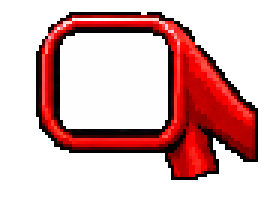
#> input picture tools/ref/f40_old_mirror.png, 90 x 66 px (shown 3 times larger)
$ python bg_panorama.py f40_old_mirror.png f40_old_mirror.png 5
#> lines starting #> are read from the running program, lines starting #| are printed output that depends on the picture
"""Fundo panorâmico (relevo do horizonte) desenhado pelo Victor no gerador de imagens, em pixel art
ampliada sobre magenta chapado (#FF00FF), virando a faixa nativa do jogo (bgart.ts: 1024 x 64).
- acha a grade da arte (período dos blocos em x e y, como regrid.py) e pega a cor do miolo de cada bloco
- a arte emenda nas laterais: é repetida em x (uma cópia sim, outra espelhada, para as mesmas árvores
  não aparecerem em fila) e reamostrada para caber exatamente em 1024 colunas
  (a diferença de período fica espalhada: no máximo um bloco pulado a cada ~40, sem borrão)
- o magenta vira transparente; o relevo fica encostado embaixo da faixa de 64 linhas
- MESA_ONLY=1 (mesetas): o verde da frente (morros e copas) sai; abaixo do relevo azul cada coluna
  continua com o azul mais escuro dela até o pé da faixa (as camadas da frente cobrem o resto)
Uso: python3 tools/ref/bg_panorama.py <arte.png> <saida.png> [repeticoes=6]
"""
import os
import sys

import cv2
import numpy as np
from PIL import Image

sys.path.insert(0, os.path.dirname(__file__))
from regrid import period_phase  # noqa: E402

W, H = 1024, 64


def main():
    src, out = sys.argv[1], sys.argv[2]
    reps = int(sys.argv[3]) if len(sys.argv) > 3 else 6
    a = np.array(Image.open(src).convert('RGB')).astype(int)
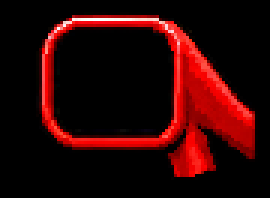
#> a: shape (66, 90, 3) int64 (shown 3 times larger); mean R, G, B 45.3, 4.6, 4.2
    mag = (a[..., 0] > 170) & (a[..., 1] < 110) & (a[..., 2] > 170)
#> mag: shape (66, 90) bool; every value is 0
    g = cv2.cvtColor(a.astype(np.uint8), cv2.COLOR_RGB2GRAY).astype(float)
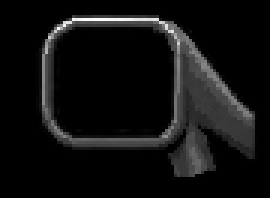
#> g: shape (66, 90) float64 (shown 3 times larger); min 0, max 254, mean 16.7
    top = int(np.where((~mag).any(1))[0].min())
#> top = 0
    # grade: período pelas bordas verticais (colunas), o mesmo nas linhas (pixel quadrado); só a fase
    # das linhas é procurada (a detecção solta nas linhas errava em artes com muitas faixas horizontais)
    px0 = float(os.environ.get('PIX', a.shape[1] * reps / W))  # tamanho do pixel do desenho (as artes do gerador vêm com ~12-13 px)
#> px0 = 0.439
    py = px0
#> py = 0.439
    ey = np.abs(np.diff(g, axis=0))[top:].sum(1)
#> ey = 65 values, max 5944 at index 6, min 0 at index 0, mean 605.1
    ey = ey - ey.mean()
#> ey = 65 values, max 5338.9 at index 6, min -605.1 at index 0, mean 3.85e-14
    k = np.arange(len(ey))
#> k = 65 values from 0 to 64
    phy = (-np.angle((ey * np.exp(2j * np.pi * k / py)).sum()) / (2 * np.pi) * py) % py + top
#> phy = 0.244
    hh, ww = a.shape[:2]
#> hh = 66; ww = 90
    rows = []
    y = phy + py / 2
#> y = 0.463
    while y - py / 2 < hh:
        if y >= top - py and y < hh:
            rows.append(y)
        y += py
#> this loop made 150 passes
#> y on passes 1 to 12: 0.903, 1.34, 1.78, 2.22, 2.66, 3.1, 3.54, 3.98, 4.42, 4.86, 5.3, 5.74
#> after the loop, rows = 150 values from 0.463 to 65.94; y = 66.38
    px = px0  # um pixel do desenho por coluna; a faixa de 1024 vai e volta pela arte (espelhada)
#> px = 0.439
    o = np.zeros((H, W, 4), np.uint8)
    r = max(1, int(min(px, py) * 0.22))
#> r = 1
    y0 = H - len(rows)
#> y0 = -86
    for j, cy in enumerate(rows):
        yy = int(round(cy))
        for i in range(W):
            t = ((i + 0.5) * px) % (2 * ww)
            cx = int(t if t < ww else 2 * ww - 1 - t)  # repetições alternadas espelhadas: menos repetição à vista
            ys, xs = slice(max(0, yy - r), min(hh, yy + r + 1)), np.arange(cx - r, cx + r + 1) % ww
            blk = a[ys][:, xs].reshape(-1, 3)
            m = mag[ys][:, xs].reshape(-1)
            if m.mean() > 0.5:
                continue
            c = np.median(blk[~m], axis=0)
            if 0 <= y0 + j < H:
                o[y0 + j, i] = [*c.astype(np.uint8), 255]
#> this loop made 150 passes
#> (cy, yy) on passes 1 to 12: (0.463, 0), (0.903, 1), (1.34, 1), (1.78, 2), (2.22, 2), (2.66, 3), (3.1, 3), (3.54, 4), (3.98, 4), (4.42, 4), (4.86, 5), (5.3, 5)
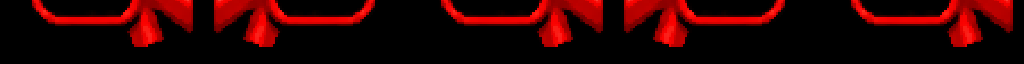
#> o: shape (64, 1024, 4); mean R, G, B, A 44.1, 0.7, 0.5, 255
    if os.environ.get('MESA_ONLY'):
        rgb = o[..., :3].astype(int)
        green = (o[..., 3] > 0) & (rgb[..., 1] > rgb[..., 2] - 20)
        g0 = np.array([np.where(green[:, i])[0].min() if green[:, i].any() else H for i in range(W)])
        # pé das mesetas: um azul só (o mais escuro da base), em faixas horizontais lisas, sem listras
        foot = [o[y - 1, i, :3] for i, y in enumerate(g0) if 0 < y < H and o[y - 1, i, 3]]
        base = np.median(np.array(foot), axis=0) * 0.8 if foot else np.array([40, 70, 120])
        cut = int(np.percentile(g0, 20))
        for i in range(W):
            for y in range(min(g0[i], cut), H):
                o[y, i] = [*base.astype(np.uint8), 255]
    Image.fromarray(o).save(out, optimize=True)
    print(out, 'linhas de relevo:', len(rows), 'periodo', round(px, 2), round(py, 2))
#| f40_old_mirror.png linhas de relevo: 150 periodo 0.44 0.44


if __name__ == '__main__':
    main()
